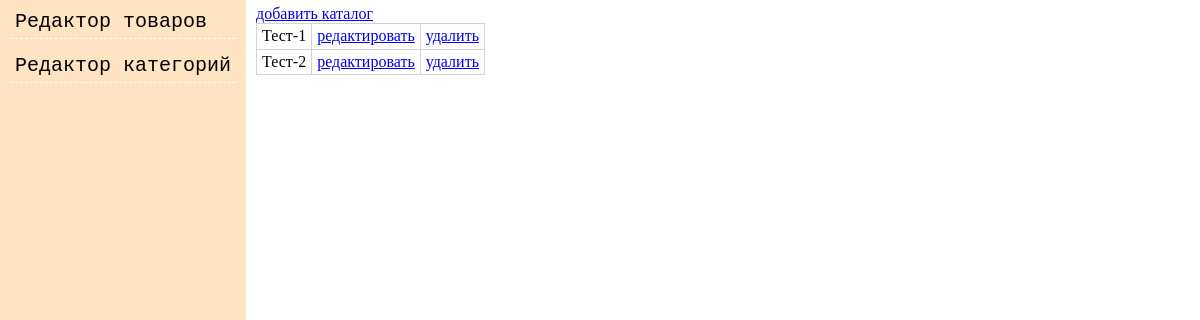
Page /magazine/admin/index.php?page=redcat on the committed database.
### tables this page shows
CREATE TABLE `menu` (
  `menu_id` int NOT NULL,
  `menu_name` varchar(255) NOT NULL,
  `menu_link` varchar(255) NOT NULL
);

CREATE TABLE `categories` (
  `categories_id` int NOT NULL,
  `categories_name` varchar(255) NOT NULL,
  `categories_image` varchar(255) NOT NULL
);

### magazine/classes/db.php (called while the page is built, shortened)
<?php
class db{
    public static function escape(){
        $mysqli = new mysqli("localhost", "mysql", "mysql", "magazine");
        $mysqli->query("SET NAMES 'utf8'");
        return $mysqli;
    }
    public static function result(string $request){
        return self::escape()->query($request);
    }
}
?>

### magazine/funcs/funcs.php (called while the page is built, shortened)
<?php
    function filter($str){
        return htmlspecialchars(strip_tags($str));
    }
?>

### magazine/admin/index.php (the view, shortened to what this page needs)
<?php
    include_once "../funcs/funcs.php";
    include_once "../classes/db.php";
    $do = isset($_GET['do']) ? filter($_GET['do']) : null;
    $id = isset($_GET['id']) ? (int) $_GET['id'] : null;
    if (isset($_GET['page'])){
        $edit = new Edit(filter($_GET['page']), $do, $id);
    }
?>
<!DOCTYPE html>
<html lang="ru">
<head>
    <link rel="stylesheet" href="css/normalize.css">
    <link rel="stylesheet" href="css/style.css">
</head>
<body class="admin">
    <main class="admin-content">
        <nav class="content-menu">
            <?php
                $menu = db::result("SELECT * FROM `menu`;");
                while ($item = $menu->fetch_assoc()){
                    echo "<a href=\"{$item['menu_link']}\" class=\"menu-item\">{$item['menu_name']}</a>";
                }
            ?>
        </nav>
        <div class="content-forms">
            <?php
                if (isset($edit)) echo $edit->str;
            ?>
        </div>
    </main>
</body>
</html>

### magazine/admin/classes/edit.php (shortened to what this page needs)
<?php
    class Edit{
        private $page = [];
        private $table;
        public function __construct($page, $do = null, $id = null){
            $this->page['url'] = $page;
            $this->items = db::result("SELECT *, `items_id` as `id`, `items_name` as `name` FROM `items`;");
            $this->categories = db::result("SELECT *, `categories_id` as `id`, `categories_name` as `name` FROM `categories`;");
            if ($page == "redcat"){
                $this->table = $this->categories;
                $this->page['name'] = "каталог";
            }
            if ($do == "add"){
                $this->add();
            }else if ($do == "update"){
                $this->update();
            }else if ($do == "delete"){
                $this->preDelete();
                header("location: .");
                exit;
            }else if ($this->table){
                $this->getTable();
            }
        }
        public function getTable(){
            $this->str = "<a href=\"?page={$this->page['url']}&do=add\">добавить {$this->page['name']}</a>";
            $this->str .= "<table class=\"standart-table\">";
            while ($use = $this->table->fetch_assoc()){
                $this->str .= "<tr>";
                    $this->str .= "<td>{$use['name']}</td>";
                    $this->str .= "<td><a href=\"?page={$this->page['url']}&do=update&id={$use['id']}\">редактировать</a></td>";
                    $this->str .= "<td><a href=\"?page={$this->page['url']}&do=delete&id={$use['id']}\">удалить</a></td>";
                $this->str .= "</tr>";
            }
            $this->str .= "</table>";
        }
    }
?>

### magazine/admin/css/style.css (style rules this page uses)
table, th, td { border: 1px solid lightgrey; border-collapse: collapse; }
.admin { width: 100%; font-family: 'Times New Roman', Times, serif; font-size: 16px; }
.admin-content { display: flex; margin: 0 auto; max-width: 1290px; }
.content-menu { display: flex; flex-direction: column; padding: 5px 10px; box-sizing: border-box; height: 100vh; background-color: bisque; }
.menu-item { margin: 0 0 10px 0; padding: 5px; border-bottom: 1px dashed white; text-decoration: none; font-family: 'Courier New', Courier, monospace; font-size: 20px; color: black; cursor: pointer; }
.content-forms { min-width: 350px; padding: 5px 10px; box-sizing: border-box; }
.standart-table td { padding: 3px 5px; box-sizing: border-box; text-align: center; }

### rows in the picture
menu: menu_name "Редактор товаров"
menu: menu_name "Редактор категорий"
categories: categories_name "Тест-1"
categories: categories_name "Тест-2"

### other values in the picture
$this->page['name'] "каталог"
